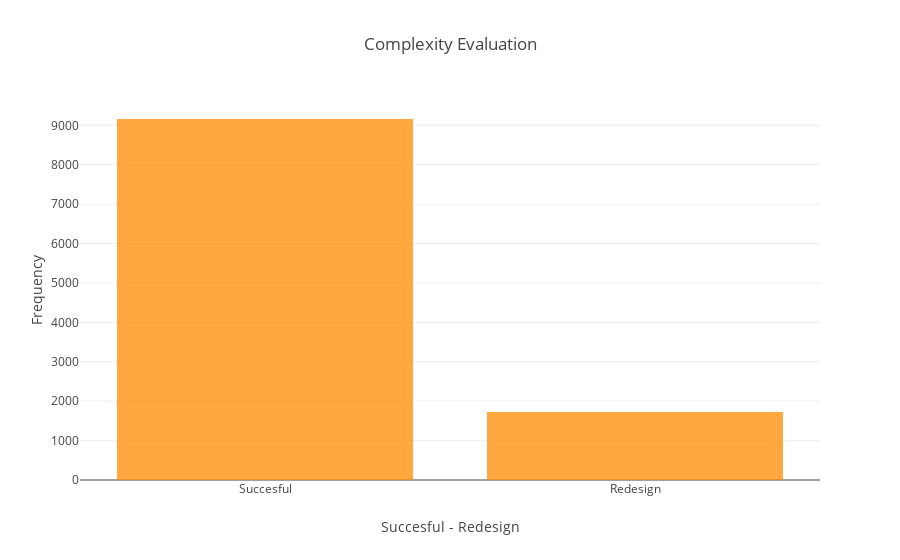

Notebook source saved alongside this figure:
### Code cell
# Histogram
trace = go.Histogram(
    x = data.complexityEvaluation,
    opacity = 0.75,
    name = 'Complexity Evaluation',
    marker = dict(color = 'darkorange')
)
hist_data = [trace]
hist_layout = go.Layout(barmode='overlay',
                   title = 'Complexity Evaluation',
                   xaxis = dict(title = 'Succesful - Redesign'),
                   yaxis = dict(title = 'Frequency')
)
fig = go.Figure(data = hist_data, layout = hist_layout)
iplot(fig)

### Figure 1 — Plotly figure (JSON) as saved in the notebook; plotly's stock layout.template omitted (floating-point values rounded to 4 significant figures; data arrays with more than 128 entries replaced by an {"elided": "..."} marker saying what was removed)
{"data": [{"marker": {"color": "darkorange"}, "name": "Complexity Evaluation", "opacity": 0.75, "type": "histogram", "uid": "f5cff0eb-2acc-4918-b740-30735f2b283a", "x": {"elided": "10885 str values"}}], "layout": {"barmode": "overlay", "title": {"text": "Complexity Evaluation"}, "xaxis": {"title": {"text": "Succesful - Redesign"}}, "yaxis": {"title": {"text": "Frequency"}}}}
